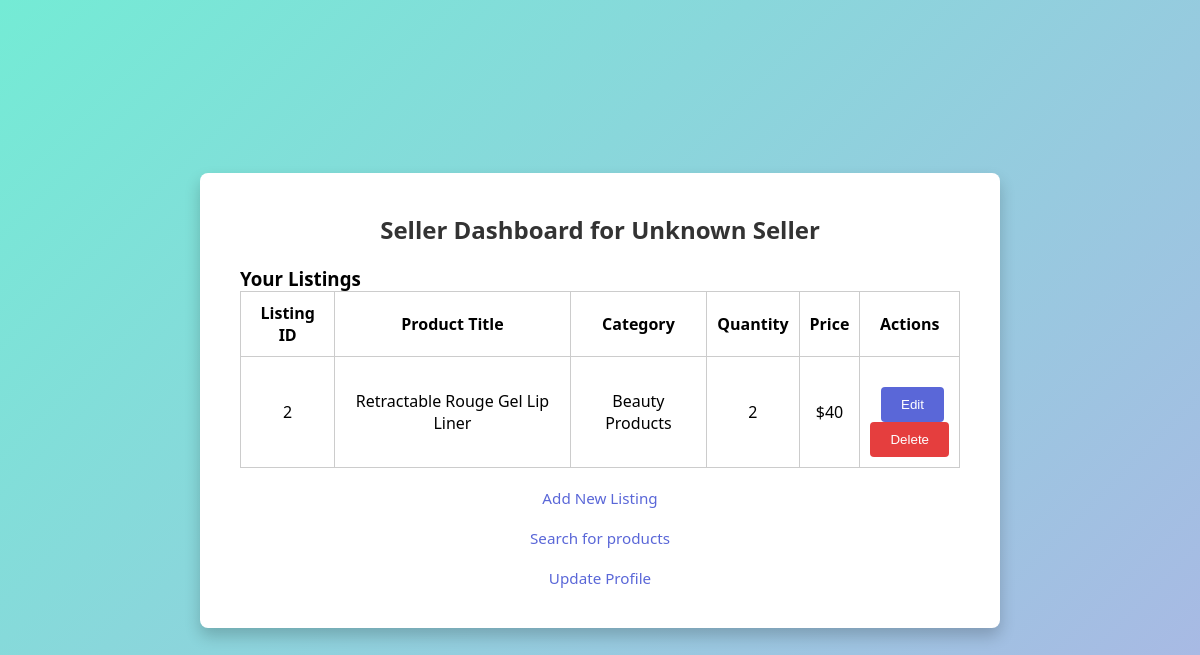
The page /seller/dashboard (signed in) on the database as committed earlier.
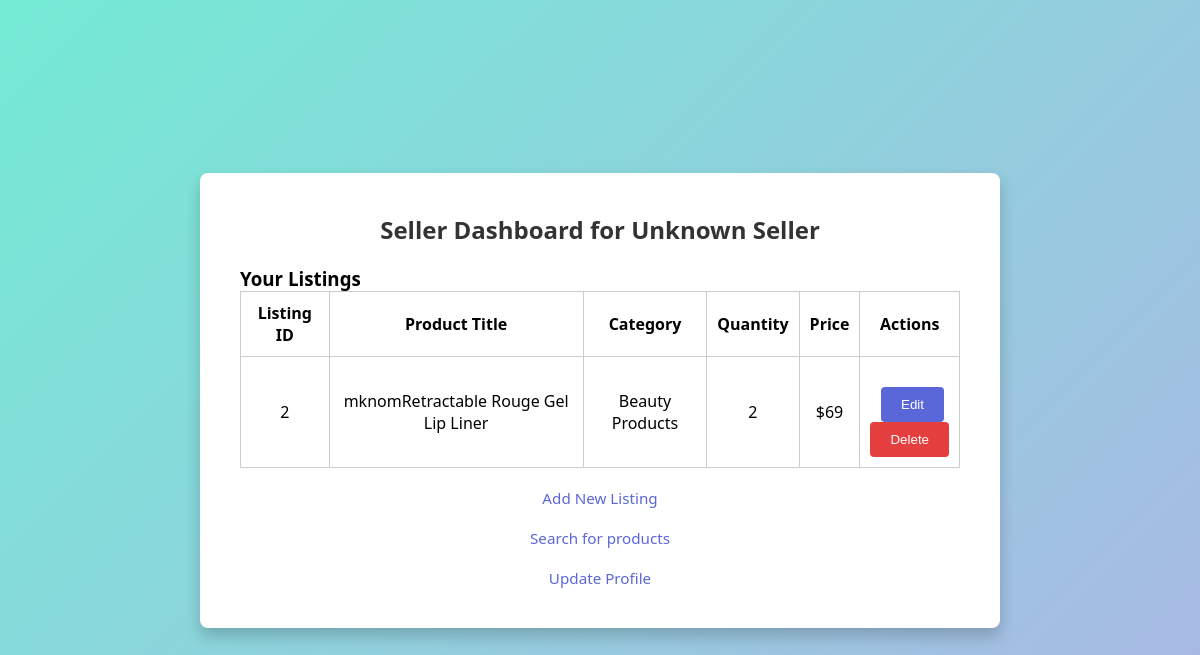
The same page on the database as committed later.
### tables this page shows
CREATE TABLE Listings
(
    seller_email        text,
    listing_id          integer,
    category            text,
    product_title       text,
    product_name        text,
    product_description text,
    quantity            integer,
    product_price       integer,
    status              integer,
    primary key (listing_id, seller_email),
    foreign key (seller_email) references Sellers(email),
    foreign key (category) references Categories(category_name)
);

### app.py (the view)
@app.route('/seller/dashboard')
def seller_dashboard():
   if "email" not in session:
       flash("Please log in.")
       return redirect(url_for("index"))
   email = session["email"]
   roles = get_user_role(email)
   if 'Seller' not in roles:
       flash("Access restricted: Seller role required.")
       return redirect(url_for("index"))
   conn = sqlite3.connect(DATABASE)
   cursor = conn.cursor()
   cursor.execute("""
       SELECT Listing_ID, Product_Title, Category, Quantity, Product_Price
       FROM Listings
       WHERE Seller_Email = ?

   """, (email,))
   listings = cursor.fetchall()
   conn.close()
   return render_template("seller_dashboard.html", listings=listings, roles=roles)

### app.py (called while the page is built)
def get_user_role(email: str) -> list:
    conn = sqlite3.connect(DATABASE)
    cursor = conn.cursor()
    roles = []
    cursor.execute("SELECT 1 FROM buyers WHERE email = ?", (email,))
    if cursor.fetchone():
        roles.append("Buyer")
    cursor.execute("SELECT 1 FROM sellers WHERE email = ?", (email,))
    if cursor.fetchone():
        roles.append("Seller")
    cursor.execute("SELECT 1 FROM helpdesk WHERE email = ?", (email,))
    if cursor.fetchone():
        roles.append("HelpDesk")
    conn.close()
    return roles

### templates/seller_dashboard.html (shortened to what this page needs)
<!DOCTYPE html>
<html>
<head>
</head>
<body>
 <div class="container">
   <h2>Seller Dashboard for {{ session.get('business_name') }}</h2>
   <h3>Your Listings</h3>
{% if listings %}
 <table>
   <tr>
     <th>Listing ID</th>
     <th>Product Title</th>
     <th>Category</th>
     <th>Quantity</th>
     <th>Price</th>
     <th>Actions</th>
   </tr>
   {% for listing in listings %}
   <tr>
     <td>{{ listing[0] }}</td>
     <td>{{ listing[1] }}</td>
     <td>{{ listing[2] }}</td>
     <td>{{ listing[3] }}</td>
     <td>${{ listing[4] }}</td>
     <td>
       <a href="{{ url_for('edit_listing', listing_id=listing[0]) }}">
         <button style="margin-right:5px;">Edit</button>
       </a>
       <form action="{{ url_for('delete_listing', listing_id=listing[0]) }}" method="post" style="display:inline;">
         <button type="submit" onclick="return confirm('Are you sure you want to delete this listing?');" style="background-color: #e53e3e;">Delete</button>
       </form>
     </td>
   </tr>
   {% endfor %}
 </table>
{% else %}
 <p>No listings found.</p>
{% endif %}
   <a href="{{ url_for('add_listing') }}">Add New Listing</a>
     <a href="{{ url_for('search') }}">Search for products</a>
     <a class="link-button" href="{{ url_for('profile') }}">Update Profile</a>
 </div>
</body>
</html>

### templates/seller_dashboard.html (style rules this page uses)
* { margin: 0; padding: 0; box-sizing: border-box; }
body { font-family: 'Segoe UI', Tahoma, Geneva, Verdana, sans-serif; background: linear-gradient(135deg, #74ebd5, #ACB6E5); min-height: 100vh; display: flex; align-items: center; justify-content: center; }
.container { background-color: #fff; border-radius: 8px; padding: 40px; width: 800px; box-shadow: 0 8px 16px rgba(0, 0, 0, 0.2); }
h2 { text-align: center; margin-bottom: 20px; color: #333; }
table { width: 100%; border-collapse: collapse; margin-bottom: 20px; }
th, td { padding: 10px; border: 1px solid #ccc; text-align: center; }
button { width: auto; padding: 10px 20px; background-color: #5A67D8; color: white; border: none; border-radius: 4px; cursor: pointer; float: right; }
a { display: block; text-align: center; color: #5A67D8; text-decoration: none; font-size: 0.95rem; margin-top: 20px; }

Rows that differ between the two databases and show on the page:
changed Listings "Beauty Products": product_title "Retractable Rouge Gel Lip Liner" → "mknomRetractable Rouge Gel Lip Liner"; product_price "40" → "69"
